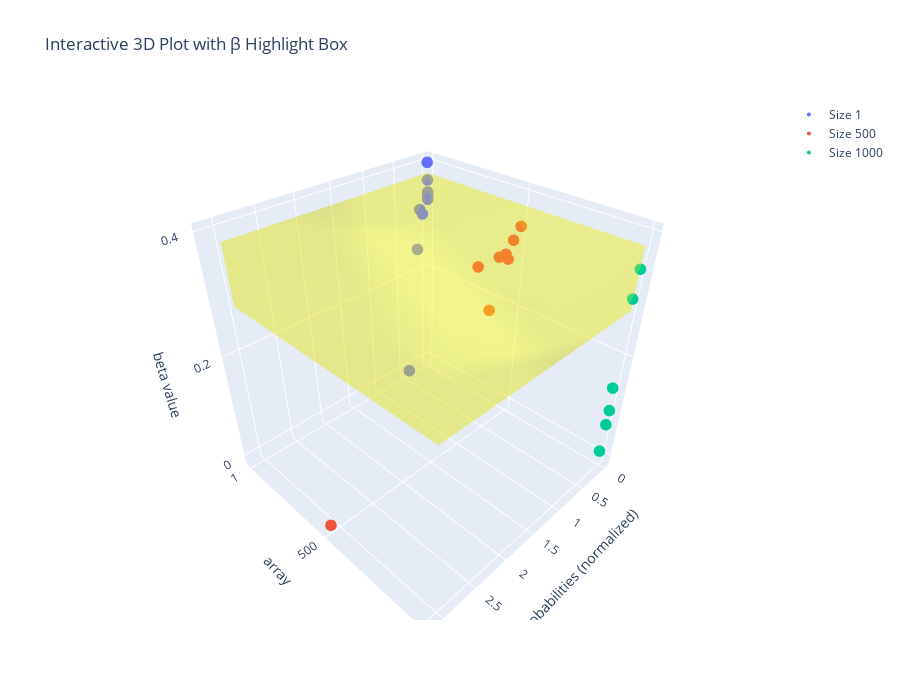

Notebook cell for this chart:
### Code cell
import plotly.graph_objects as go
import numpy as np

# =============================================
# Data
# =============================================
p_500=[0, 0.00025, 0.0004, 0.0005, 0.00625, 0.00075, 0.001, 0.0015]
beta_500=[0.34556085465881886, 0.3276370661073896, 0.2989665944839774,
          0.3096970774633715, -0.00462502098703631, 0.3102024033085852,
          0.22266101818605805, 0.31104213440130923]

p_1000=[0, 1e-05, 2e-05, 3e-05, 4e-05, 5e-05]
beta_1000=[0.34556085465881886, 0.09761253582555589, 0.06904401372192766,
           0.300819074111096, 0.012779626764001488, 0.14541629646376542]

p_1=[0, 0.0001, 0.0005, 0.001, 0.005, 0.01, 0.1, 0.15, 0.2, 0.4]
beta_1=[0.346812482109704, 0.34082460892932853, 0.34406869430504544, 
        0.33391273563027796, 0.36824854483832786, 0.398550081018931,
        0.31072962051446407, 0.3205339698568981, 0.24754186307873965,
        -0.008982286211325406]

p = [p_1, p_500, p_1000]
beta = [beta_1, beta_500, beta_1000]
names = ['1', '500', '1000']

# =============================================
# Build interactive plot
# =============================================
fig = go.Figure()

for idx in range(3):
    x = np.array(p[idx])*int(names[idx])
    y = [idx] * len(x)
    z = beta[idx]

    fig.add_trace(go.Scatter3d(
        x=x, y=y, z=z,
        mode='markers',
        name=f"Size {names[idx]}",
        marker=dict(size=4),
        line=dict(width=4)
    ))

# =============================================
# Add transparent highlight box for β ∈ [0.28, 0.38]
# =============================================

# Box corners
x_min, x_max = 0, 3     # normalized probabilities span
y_min, y_max = 0, 2     # covers all curves (0→1→2)
z_min, z_max = 0.28, 0.38

# 8 vertices of the cuboid
X = [x_min, x_max, x_max, x_min, x_min, x_max, x_max, x_min]
Y = [y_min, y_min, y_max, y_max, y_min, y_min, y_max, y_max]
Z = [z_min, z_min, z_min, z_min, z_max, z_max, z_max, z_max]

fig.add_trace(go.Mesh3d(
    x=X, y=Y, z=Z,
    opacity=0.25,           # transparent
    color='yellow',         # highlight color
    flatshading=False,
    name='β range 0.28–0.38',
    showscale=False,
    alphahull=0
))

# =============================================
# Axis labels and formatting
# =============================================

fig.update_layout(
    scene=dict(
        xaxis_title='probabilities (normalized)',
        yaxis_title='array',
        zaxis_title='beta value',
        yaxis=dict(
            tickmode='array',
            tickvals=[0, 1, 2],
            ticktext=['1', '500', '1000']
        )
    ),
    width=900,
    height=700,
    title='Interactive 3D Plot with β Highlight Box'
)

fig.show()

### Figure 1 — Plotly figure (JSON) as saved in the notebook; plotly's stock layout.template omitted (floating-point values rounded to 4 significant figures)
{"data": [{"line": {"width": 4}, "marker": {"size": 4}, "mode": "markers", "name": "Size 1", "type": "scatter3d", "x": [0.0, 0.0001, 0.0005, 0.001, 0.005, 0.01, 0.1, 0.15, 0.2, 0.4], "y": [0, 0, 0, 0, 0, 0, 0, 0, 0, 0], "z": [0.3468, 0.3408, 0.3441, 0.3339, 0.3682, 0.3986, 0.3107, 0.3205, 0.2475, -0.008982]}, {"line": {"width": 4}, "marker": {"size": 4}, "mode": "markers", "name": "Size 500", "type": "scatter3d", "x": [0.0, 0.125, 0.2, 0.25, 3.125, 0.375, 0.5, 0.75], "y": [1, 1, 1, 1, 1, 1, 1, 1], "z": [0.3456, 0.3276, 0.299, 0.3097, -0.004625, 0.3102, 0.2227, 0.311]}, {"line": {"width": 4}, "marker": {"size": 4}, "mode": "markers", "name": "Size 1000", "type": "scatter3d", "x": [0.0, 0.01, 0.02, 0.03, 0.04, 0.05], "y": [2, 2, 2, 2, 2, 2], "z": [0.3456, 0.09761, 0.06904, 0.3008, 0.01278, 0.1454]}, {"alphahull": 0, "color": "yellow", "flatshading": false, "name": "β range 0.28–0.38", "opacity": 0.25, "showscale": false, "type": "mesh3d", "x": [0, 3, 3, 0, 0, 3, 3, 0], "y": [0, 0, 2, 2, 0, 0, 2, 2], "z": [0.28, 0.28, 0.28, 0.28, 0.38, 0.38, 0.38, 0.38]}], "layout": {"height": 700, "scene": {"xaxis": {"title": {"text": "probabilities (normalized)"}}, "yaxis": {"tickmode": "array", "ticktext": ["1", "500", "1000"], "tickvals": [0, 1, 2], "title": {"text": "array"}}, "zaxis": {"title": {"text": "beta value"}}}, "title": {"text": "Interactive 3D Plot with β Highlight Box"}, "width": 900}}
